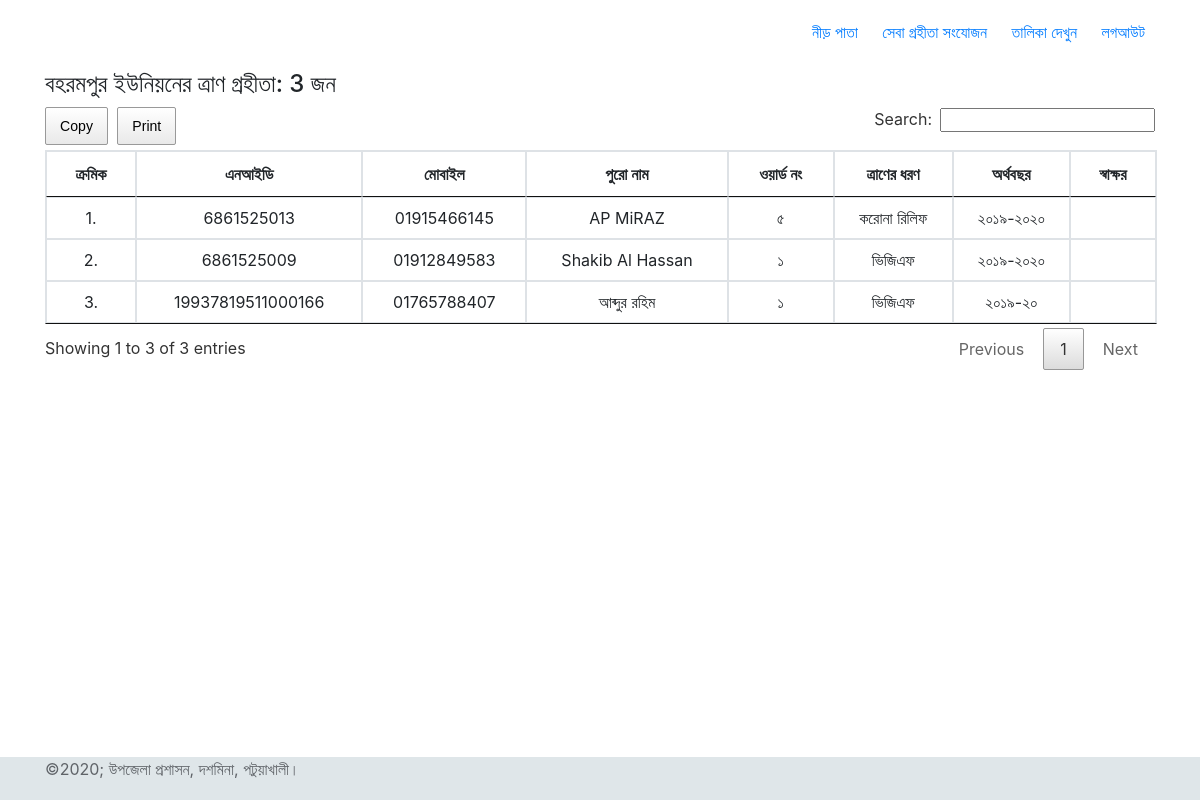
The app's page /showData.php?union=4 with its own data.
### tables this page shows
CREATE TABLE `unions` (
  `id` int(3) NOT NULL,
  `name` varchar(100) NOT NULL
);

CREATE TABLE `records` (
  `id` int(10) NOT NULL,
  `name` varchar(255) NOT NULL,
  `nid` varchar(20) NOT NULL,
  `mobile` varchar(11) DEFAULT NULL,
  `unionp` int(3) NOT NULL,
  `ward` int(10) NOT NULL,
  `relief_type` int(1) NOT NULL,
  `fiscal_year` varchar(20) NOT NULL,
  `signature` varchar(255) DEFAULT NULL
);

CREATE TABLE `wards` (
  `id` int(10) NOT NULL,
  `name` varchar(255) DEFAULT NULL,
  `unionp` int(3) NOT NULL
);

CREATE TABLE `relief_types` (
  `id` int(3) NOT NULL,
  `name` varchar(50) NOT NULL
);

### showData.php (the view)
<?php
  require_once('config.php');
  function get_relief_name($relief_id) {
    global $pdo;
    $result = $pdo->prepare("SELECT name FROM relief_types WHERE id = ?");
    $result->bindParam(1, $relief_id, PDO::PARAM_INT);
    $result->execute();
    return $name = $result->fetchColumn();
  }
  include('header.php');
?>
<section class="inputform">
  <div class="container">
    <div class="row">
      <div class="col-md-12">
        <?php
          $place = !isset($_GET['union']) ? 'pou' : $_GET['union'];
          $tBody = "";
          try {
            $sql= 'SELECT r.name as personName, u.name as unionName, w.name as wardName, nid, mobile, ward, relief_type, fiscal_year FROM  unions u, records r, wards w WHERE r.unionp=u.id and r.ward=w.id and r.unionp="'. $place .'" order by r.id DESC';
            $q = $pdo->query($sql);
            $q1 = $pdo->query($sql);
            $q->setFetchMode(PDO::FETCH_ASSOC);
            $q1->setFetchMode(PDO::FETCH_ASSOC);
          }
          catch (PDOException $e) {
            die("Could not connect to the database:" . $e->getMessage());
          }
        ?>
        <h4 id="union_heading">
          <?php
            $row = $q1->fetchAll();
            if($row)
              echo $row[0]['unionName'];
            else {
              $result = $pdo->prepare("SELECT name FROM unions WHERE id = ?");
              $result->bindParam(1, $place, PDO::PARAM_INT);
              $result->execute();
              echo $result->fetchColumn();
            }
          ?>
          ইউনিয়নের ত্রাণ গ্রহীতা: <?php $rows = $q->rowCount(); echo $rows; $i=1; ?> জন
        </h4>
        <table class="table table-bordered" id="showtable">
          <thead>
            <tr>
              <th>ক্রমিক</th>
              <th>এনআইডি</th>
              <th>মোবাইল</th>
              <th>পুরো নাম</th>
              <th>ওয়ার্ড নং</th>
              <th>ত্রাণের ধরণ</th>
              <th>অর্থবছর</th>
              <th>স্বাক্ষর</th>
            </tr>
          </thead>
          <tbody>
            <?php
              while ($row = $q->fetch()):
                $tBody .= '<tr> <td>' . $i++ . '.</td><td>'. $row['nid'] .'</td><td>'. $row['mobile'] .'</td><td>' . $row['personName'] . '</td><td>'. $row['wardName'] .'</td><td>' . get_relief_name($row['relief_type']) . '</td><td>'. $row['fiscal_year'] . '</td><td> </td></tr>';
              endwhile;
              echo $tBody;
            ?>
          </tbody>
        </table>
      </div>
    </div>
  </div>
</section>
<?php include('footer.php'); ?>

### css/main.css (style rules this page uses)
html { line-height: 1.15; -ms-text-size-adjust: 100%; -webkit-text-size-adjust: 100%; }
body { margin: 0; }
article, aside, footer, header, nav, section { display: block; }
html { height: 100%; }
* { box-sizing: border-box; }

### css/style.css (style rules this page uses)
table, th, td { border: 1px solid black; border-collapse: collapse; text-align: center; }
td { padding-left: 2px; }
.table-bordered td { padding: 25px 0px 20px 5px; }

### records on screen
unions: name "বহরমপুর"
records: nid "6861525013", mobile "01915466145", name "AP MiRAZ", wards.name "৫", relief_type.name "করোনা রিলিফ", fiscal_year "২০১৯-২০২০"
records: nid "6861525009", mobile "01912849583", name "Shakib Al Hassan", wards.name "১", relief_type.name "ভিজিএফ", fiscal_year "২০১৯-২০২০"
records: nid "19937819511000166", mobile "01765788407", name "আব্দুর রহিম", wards.name "১", relief_type.name "ভিজিএফ", fiscal_year "২০১৯-২০"

### other values on screen
$rows "3"
